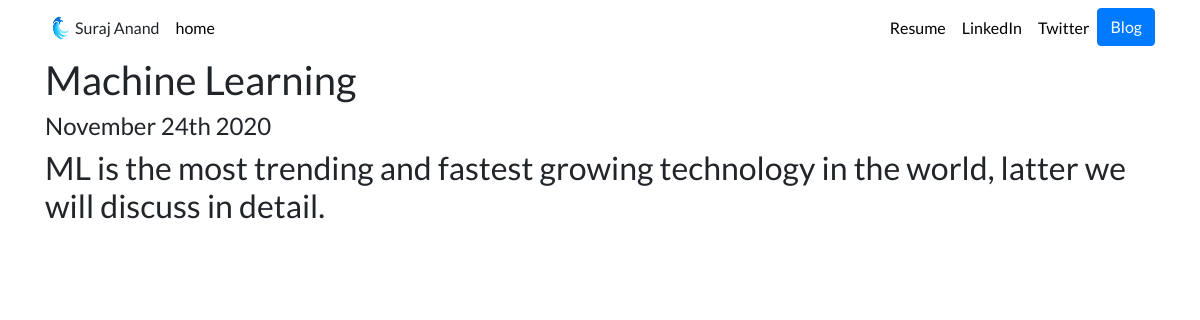
Page /blog/3/ on the committed database.
### blog/models.py (models this page shows, shortened)
class Blog(models.Model):
	title = models.CharField(max_length=200)
	description = models.TextField()
	date = models.DateField()

### blog/views.py (the view)
# urls.py: path('<int:blog_id>/', views.Detail, name='detail'),
def Detail(request, blog_id):
	blog = get_object_or_404(Blog, pk=blog_id)
	return render(request, 'blog/detail.html', {'blog':blog})

### blog/templates/blog/detail.html
{% extends 'blog/base.html' %}
{% block content %}
<h1>{{blog.title}}</h1>
<h4>{{blog.date|date:'F jS Y'}}</h4>
<h2>{{blog.description|safe}}</h2>
{% endblock %}

### portfolio/static/portfolio/custom.css (style rules this page uses)
body { font-family: 'Lato', sans-serif; }

### rows in the picture
Blog: title "Machine Learning", date "November 24th 2020", description "ML is the most trending and fastest growing technology in the world, latter we will discuss in detail."
